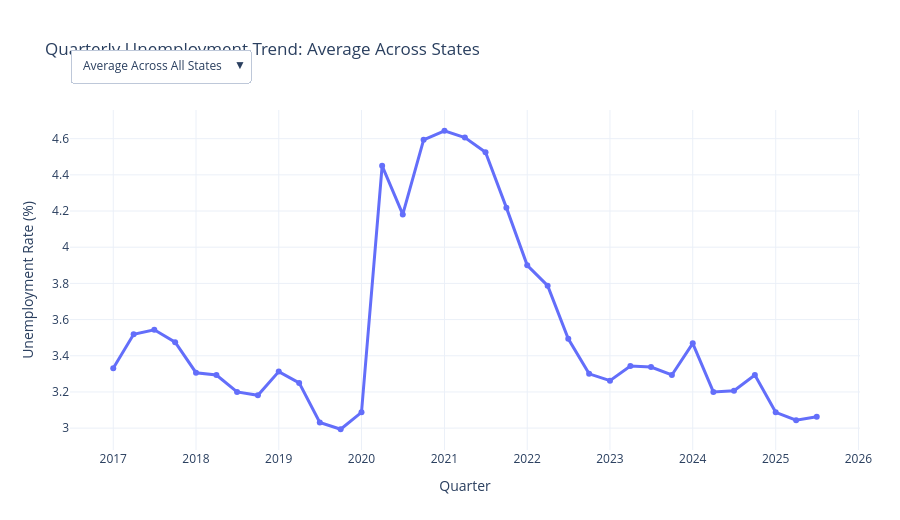

Notebook cell for this chart:
### Code cell
# INTERACTIVE CHART 1:
# Quarterly unemployment trend with a state dropdown

states = sorted(
    dashboard_qtr["state"].dropna().unique()
)

trend_figure = go.Figure()

# First trace: average across all states

trend_figure.add_trace(
    go.Scatter(
        x=quarterly_dashboard_trend["date"],
        y=quarterly_dashboard_trend["average_state_rate"],
        mode="lines+markers",
        name="Average across states",
        line=dict(width=3),
        marker=dict(size=6),
        hovertemplate=(
            "<b>%{x|%Y Q%q}</b><br>"
            "Average unemployment rate: %{y:.2f}%"
            "<extra></extra>"
        ),
        visible=True
    )
)

# Add one trace for every state

for state in states:
    state_data = (
        dashboard_qtr[
            dashboard_qtr["state"] == state
        ]
        .sort_values("date")
    )

    trend_figure.add_trace(
        go.Scatter(
            x=state_data["date"],
            y=state_data["u_rate"],
            mode="lines+markers",
            name=state,
            line=dict(width=3),
            marker=dict(size=6),
            customdata=state_data[
                ["qoq_change_pp", "yoy_change_pp"]
            ].to_numpy(),
            hovertemplate=(
                f"<b>{state}</b><br>"
                "Quarter: %{x|%Y Q%q}<br>"
                "Unemployment rate: %{y:.2f}%<br>"
                "QoQ change: %{customdata[0]:.2f} pp<br>"
                "YoY change: %{customdata[1]:.2f} pp"
                "<extra></extra>"
            ),
            visible=False
        )
    )

# Create dropdown buttons

dropdown_buttons = []

dropdown_buttons.append(
    dict(
        label="Average Across All States",
        method="update",
        args=[
            {
                "visible":
                [True] + [False] * len(states)
            },
            {
                "title":
                "Quarterly Unemployment Trend: Average Across States"
            }
        ]
    )
)

for index, state in enumerate(states):
    visibility = [False] * (len(states) + 1)
    visibility[index + 1] = True

    dropdown_buttons.append(
        dict(
            label=state,
            method="update",
            args=[
                {"visible": visibility},
                {
                    "title":
                    f"Quarterly Unemployment Trend: {state}"
                }
            ]
        )
    )

trend_figure.update_layout(
    title="Quarterly Unemployment Trend: Average Across States",
    xaxis_title="Quarter",
    yaxis_title="Unemployment Rate (%)",
    template="plotly_white",
    height=520,
    margin=dict(
        l=70,
        r=40,
        t=110,
        b=70
    ),
    updatemenus=[
        dict(
            buttons=dropdown_buttons,
            direction="down",
            showactive=True,
            x=0,
            xanchor="left",
            y=1.18,
            yanchor="top"
        )
    ],
    hovermode="x unified"
)

trend_figure.show()

### Figure 1 — Plotly figure (JSON) as saved in the notebook; plotly's stock layout.template omitted (floating-point values rounded to 4 significant figures)
{"data": [{"hovertemplate": "<b>%{x|%Y Q%q}</b><br>Average unemployment rate: %{y:.2f}%<extra></extra>", "line": {"width": 3}, "marker": {"size": 6}, "mode": "lines+markers", "name": "Average across states", "type": "scatter", "visible": true, "x": ["2017-01-01T00:00:00", "2017-04-01T00:00:00", "2017-07-01T00:00:00", "2017-10-01T00:00:00", "2018-01-01T00:00:00", "2018-04-01T00:00:00", "2018-07-01T00:00:00", "2018-10-01T00:00:00", "2019-01-01T00:00:00", "2019-04-01T00:00:00", "2019-07-01T00:00:00", "2019-10-01T00:00:00", "2020-01-01T00:00:00", "2020-04-01T00:00:00", "2020-07-01T00:00:00", "2020-10-01T00:00:00", "2021-01-01T00:00:00", "2021-04-01T00:00:00", "2021-07-01T00:00:00", "2021-10-01T00:00:00", "2022-01-01T00:00:00", "2022-04-01T00:00:00", "2022-07-01T00:00:00", "2022-10-01T00:00:00", "2023-01-01T00:00:00", "2023-04-01T00:00:00", "2023-07-01T00:00:00", "2023-10-01T00:00:00", "2024-01-01T00:00:00", "2024-04-01T00:00:00", "2024-07-01T00:00:00", "2024-10-01T00:00:00", "2025-01-01T00:00:00", "2025-04-01T00:00:00", "2025-07-01T00:00:00"], "y": [3.331, 3.519, 3.544, 3.475, 3.306, 3.294, 3.2, 3.181, 3.312, 3.25, 3.031, 2.994, 3.087, 4.45, 4.181, 4.594, 4.644, 4.606, 4.525, 4.219, 3.9, 3.788, 3.494, 3.3, 3.263, 3.344, 3.337, 3.294, 3.469, 3.2, 3.206, 3.294, 3.087, 3.044, 3.062]}, {"customdata": [[NaN, NaN], [0.5, NaN], [0.5, NaN], [-0.9, NaN], [-0.3, -0.2], [0.2, -0.5], [0.3, -0.7], [-0.6, -0.4], [0.1, 0.0], [-0.1, -0.3], [0.1, -0.5], [-0.1, 0.0], [0.5, 0.4], [1.4, 1.9], [-1.0, 0.8], [0.3, 1.2], [0.0, 0.7], [-0.1, -0.8], [0.2, 0.4], [-0.4, -0.3], [-0.4, -0.7], [-0.3, -0.9], [-0.4, -1.5], [-0.1, -1.2], [0.2, -0.6], [-0.2, -0.5], [0.1, 0.0], [-0.2, -0.1], [-0.1, -0.4], [0.0, -0.2], [0.0, -0.3], [0.2, 0.1], [-0.1, 0.1], [0.1, 0.2], [0.1, 0.3]], "hovertemplate": "<b>Johor</b><br>Quarter: %{x|%Y Q%q}<br>Unemployment rate: %{y:.2f}%<br>QoQ change: %{customdata[0]:.2f} pp<br>YoY change: %{customdata[1]:.2f} pp<extra></extra>", "line": {"width": 3}, "marker": {"size": 6}, "mode": "lines+markers", "name": "Johor", "type": "scatter", "visible": false, "x": ["2017-01-01T00:00:00", "2017-04-01T00:00:00", "2017-07-01T00:00:00", "2017-10-01T00:00:00", "2018-01-01T00:00:00", "2018-04-01T00:00:00", "2018-07-01T00:00:00", "2018-10-01T00:00:00", "2019-01-01T00:00:00", "2019-04-01T00:00:00", "2019-07-01T00:00:00", "2019-10-01T00:00:00", "2020-01-01T00:00:00", "2020-04-01T00:00:00", "2020-07-01T00:00:00", "2020-10-01T00:00:00", "2021-01-01T00:00:00", "2021-04-01T00:00:00", "2021-07-01T00:00:00", "2021-10-01T00:00:00", "2022-01-01T00:00:00", "2022-04-01T00:00:00", "2022-07-01T00:00:00", "2022-10-01T00:00:00", "2023-01-01T00:00:00", "2023-04-01T00:00:00", "2023-07-01T00:00:00", "2023-10-01T00:00:00", "2024-01-01T00:00:00", "2024-04-01T00:00:00", "2024-07-01T00:00:00", "2024-10-01T00:00:00", "2025-01-01T00:00:00", "2025-04-01T00:00:00", "2025-07-01T00:00:00"], "y": [3.0, 3.5, 4.0, 3.1, 2.8, 3.0, 3.3, 2.7, 2.8, 2.7, 2.8, 2.7, 3.2, 4.6, 3.6, 3.9, 3.9, 3.8, 4.0, 3.6, 3.2, 2.9, 2.5, 2.4, 2.6, 2.4, 2.5, 2.3, 2.2, 2.2, 2.2, 2.4, 2.3, 2.4, 2.5]}, {"customdata": [[NaN, NaN], [0.5, NaN], [-0.3, NaN], [0.4, NaN], [-0.1, 0.5], [-0.5, -0.5], [0.6, 0.4], [-0.1, -0.1], [0.0, 0.0], [-0.2, 0.3], [0.4, 0.1], [-0.1, 0.1], [0.6, 0.7], [0.4, 1.3], [0.3, 1.2], [-0.4, 0.9], [-0.4, -0.1], [0.3, -0.2], [-0.1, -0.6], [0.0, -0.2], [-0.4, -0.2], [-0.1, -0.6], [-0.3, -0.8], [0.3, -0.5], [-0.5, -0.6], [-0.2, -0.7], [-0.3, -0.7], [-0.2, -1.2], [0.6, -0.1], [-0.3, -0.2], [0.1, 0.2], [-0.1, 0.3], [0.1, -0.2], [0.0, 0.1], [-0.1, -0.1]], "hovertemplate": "<b>Kedah</b><br>Quarter: %{x|%Y Q%q}<br>Unemployment rate: %{y:.2f}%<br>QoQ change: %{customdata[0]:.2f} pp<br>YoY change: %{customdata[1]:.2f} pp<extra></extra>", "line": {"width": 3}, "marker": {"size": 6}, "mode": "lines+markers", "name": "Kedah", "type": "scatter", "visible": false, "x": ["2017-01-01T00:00:00", "2017-04-01T00:00:00", "2017-07-01T00:00:00", "2017-10-01T00:00:00", "2018-01-01T00:00:00", "2018-04-01T00:00:00", "2018-07-01T00:00:00", "2018-10-01T00:00:00", "2019-01-01T00:00:00", "2019-04-01T00:00:00", "2019-07-01T00:00:00", "2019-10-01T00:00:00", "2020-01-01T00:00:00", "2020-04-01T00:00:00", "2020-07-01T00:00:00", "2020-10-01T00:00:00", "2021-01-01T00:00:00", "2021-04-01T00:00:00", "2021-07-01T00:00:00", "2021-10-01T00:00:00", "2022-01-01T00:00:00", "2022-04-01T00:00:00", "2022-07-01T00:00:00", "2022-10-01T00:00:00", "2023-01-01T00:00:00", "2023-04-01T00:00:00", "2023-07-01T00:00:00", "2023-10-01T00:00:00", "2024-01-01T00:00:00", "2024-04-01T00:00:00", "2024-07-01T00:00:00", "2024-10-01T00:00:00", "2025-01-01T00:00:00", "2025-04-01T00:00:00", "2025-07-01T00:00:00"], "y": [2.5, 3.0, 2.7, 3.1, 3.0, 2.5, 3.1, 3.0, 3.0, 2.8, 3.2, 3.1, 3.7, 4.1, 4.4, 4.0, 3.6, 3.9, 3.8, 3.8, 3.4, 3.3, 3.0, 3.3, 2.8, 2.6, 2.3, 2.1, 2.7, 2.4, 2.5, 2.4, 2.5, 2.5, 2.4]}, {"customdata": [[NaN, NaN], [-0.4, NaN], [0.5, NaN], [0.7, NaN], [-0.2, 0.6], [0.8, 1.8], [-0.4, 0.9], [0.3, 0.5], [-0.3, 0.4], [0.5, 0.1], [0.2, 0.7], [0.0, 0.4], [-0.9, -0.2], [0.0, -0.7], [0.4, -0.5], [-0.5, -1.0], [0.3, 0.2], [0.4, 0.6], [0.3, 0.5], [-0.4, 0.6], [-0.8, -0.5], [-0.1, -1.0], [-0.2, -1.5], [0.5, -0.6], [-0.2, 0.0], [0.0, 0.1], [0.2, 0.5], [-0.1, -0.1], [0.0, 0.1], [-0.3, -0.2], [0.1, -0.3], [0.5, 0.3], [-0.1, 0.2], [0.2, 0.7], [0.2, 0.8]], "hovertemplate": "<b>Kelantan</b><br>Quarter: %{x|%Y Q%q}<br>Unemployment rate: %{y:.2f}%<br>QoQ change: %{customdata[0]:.2f} pp<br>YoY change: %{customdata[1]:.2f} pp<extra></extra>", "line": {"width": 3}, "marker": {"size": 6}, "mode": "lines+markers", "name": "Kelantan", "type": "scatter", "visible": false, "x": ["2017-01-01T00:00:00", "2017-04-01T00:00:00", "2017-07-01T00:00:00", "2017-10-01T00:00:00", "2018-01-01T00:00:00", "2018-04-01T00:00:00", "2018-07-01T00:00:00", "2018-10-01T00:00:00", "2019-01-01T00:00:00", "2019-04-01T00:00:00", "2019-07-01T00:00:00", "2019-10-01T00:00:00", "2020-01-01T00:00:00", "2020-04-01T00:00:00", "2020-07-01T00:00:00", "2020-10-01T00:00:00", "2021-01-01T00:00:00", "2021-04-01T00:00:00", "2021-07-01T00:00:00", "2021-10-01T00:00:00", "2022-01-01T00:00:00", "2022-04-01T00:00:00", "2022-07-01T00:00:00", "2022-10-01T00:00:00", "2023-01-01T00:00:00", "2023-04-01T00:00:00", "2023-07-01T00:00:00", "2023-10-01T00:00:00", "2024-01-01T00:00:00", "2024-04-01T00:00:00", "2024-07-01T00:00:00", "2024-10-01T00:00:00", "2025-01-01T00:00:00", "2025-04-01T00:00:00", "2025-07-01T00:00:00"], "y": [3.4, 3.0, 3.5, 4.2, 4.0, 4.8, 4.4, 4.7, 4.4, 4.9, 5.1, 5.1, 4.2, 4.2, 4.6, 4.1, 4.4, 4.8, 5.1, 4.7, 3.9, 3.8, 3.6, 4.1, 3.9, 3.9, 4.1, 4.0, 4.0, 3.7, 3.8, 4.3, 4.2, 4.4, 4.6]}, {"customdata": [[NaN, NaN], [-0.6, NaN], [-0.2, NaN], [0.6, NaN], [-0.3, -0.5], [0.3, 0.4], [0.3, 0.9], [0.2, 0.5], [0.0, 0.8], [-0.4, 0.1], [0.3, 0.1], [0.0, -0.1], [-0.4, -0.5], [1.0, 0.9], [0.3, 0.9], [1.2, 2.1], [-0.1, 2.4], [0.0, 1.4], [-0.6, 0.5], [0.1, -0.6], [-0.1, -0.6], [0.2, -0.4], [-0.6, -0.4], [0.1, -0.4], [0.2, -0.1], [-0.2, -0.5], [0.1, 0.2], [-0.2, -0.1], [-0.6, -0.9], [-0.2, -0.9], [0.0, -1.0], [0.4, -0.4], [-0.3, -0.1], [0.3, 0.4], [0.2, 0.6]], "hovertemplate": "<b>Melaka</b><br>Quarter: %{x|%Y Q%q}<br>Unemployment rate: %{y:.2f}%<br>QoQ change: %{customdata[0]:.2f} pp<br>YoY change: %{customdata[1]:.2f} pp<extra></extra>", "line": {"width": 3}, "marker": {"size": 6}, "mode": "lines+markers", "name": "Melaka", "type": "scatter", "visible": false, "x": ["2017-01-01T00:00:00", "2017-04-01T00:00:00", "2017-07-01T00:00:00", "2017-10-01T00:00:00", "2018-01-01T00:00:00", "2018-04-01T00:00:00", "2018-07-01T00:00:00", "2018-10-01T00:00:00", "2019-01-01T00:00:00", "2019-04-01T00:00:00", "2019-07-01T00:00:00", "2019-10-01T00:00:00", "2020-01-01T00:00:00", "2020-04-01T00:00:00", "2020-07-01T00:00:00", "2020-10-01T00:00:00", "2021-01-01T00:00:00", "2021-04-01T00:00:00", "2021-07-01T00:00:00", "2021-10-01T00:00:00", "2022-01-01T00:00:00", "2022-04-01T00:00:00", "2022-07-01T00:00:00", "2022-10-01T00:00:00", "2023-01-01T00:00:00", "2023-04-01T00:00:00", "2023-07-01T00:00:00", "2023-10-01T00:00:00", "2024-01-01T00:00:00", "2024-04-01T00:00:00", "2024-07-01T00:00:00", "2024-10-01T00:00:00", "2025-01-01T00:00:00", "2025-04-01T00:00:00", "2025-07-01T00:00:00"], "y": [1.4, 0.8, 0.6, 1.2, 0.9, 1.2, 1.5, 1.7, 1.7, 1.3, 1.6, 1.6, 1.2, 2.2, 2.5, 3.7, 3.6, 3.6, 3.0, 3.1, 3.0, 3.2, 2.6, 2.7, 2.9, 2.7, 2.8, 2.6, 2.0, 1.8, 1.8, 2.2, 1.9, 2.2, 2.4]}, {"customdata": [[NaN, NaN], [-1.1, NaN], [0.3, NaN], [0.4, NaN], [0.2, -0.2], [0.3, 1.2], [-0.1, 0.8], [-0.5, -0.1], [0.1, -0.2], [-0.5, -1.0], [-0.4, -1.3], [0.5, -0.3], [0.7, 0.3], [0.3, 1.1], [0.1, 1.6], [0.5, 1.6], [-0.5, 0.4], [-0.2, -0.1], [0.2, 0.0], [-0.6, -1.1], [0.2, -0.4], [0.0, -0.2], [-0.3, -0.7], [-0.4, -0.5], [-0.1, -0.8], [-0.2, -1.0], [0.1, -0.6], [0.0, -0.2], [0.4, 0.3], [0.0, 0.5], [0.2, 0.6], [-0.1, 0.5], [-0.1, 0.0], [0.1, 0.1], [0.1, 0.0]], "hovertemplate": "<b>Negeri Sembilan</b><br>Quarter: %{x|%Y Q%q}<br>Unemployment rate: %{y:.2f}%<br>QoQ change: %{customdata[0]:.2f} pp<br>YoY change: %{customdata[1]:.2f} pp<extra></extra>", "line": {"width": 3}, "marker": {"size": 6}, "mode": "lines+markers", "name": "Negeri Sembilan", "type": "scatter", "visible": false, "x": ["2017-01-01T00:00:00", "2017-04-01T00:00:00", "2017-07-01T00:00:00", "2017-10-01T00:00:00", "2018-01-01T00:00:00", "2018-04-01T00:00:00", "2018-07-01T00:00:00", "2018-10-01T00:00:00", "2019-01-01T00:00:00", "2019-04-01T00:00:00", "2019-07-01T00:00:00", "2019-10-01T00:00:00", "2020-01-01T00:00:00", "2020-04-01T00:00:00", "2020-07-01T00:00:00", "2020-10-01T00:00:00", "2021-01-01T00:00:00", "2021-04-01T00:00:00", "2021-07-01T00:00:00", "2021-10-01T00:00:00", "2022-01-01T00:00:00", "2022-04-01T00:00:00", "2022-07-01T00:00:00", "2022-10-01T00:00:00", "2023-01-01T00:00:00", "2023-04-01T00:00:00", "2023-07-01T00:00:00", "2023-10-01T00:00:00", "2024-01-01T00:00:00", "2024-04-01T00:00:00", "2024-07-01T00:00:00", "2024-10-01T00:00:00", "2025-01-01T00:00:00", "2025-04-01T00:00:00", "2025-07-01T00:00:00"], "y": [3.4, 2.3, 2.6, 3.0, 3.2, 3.5, 3.4, 2.9, 3.0, 2.5, 2.1, 2.6, 3.3, 3.6, 3.7, 4.2, 3.7, 3.5, 3.7, 3.1, 3.3, 3.3, 3.0, 2.6, 2.5, 2.3, 2.4, 2.4, 2.8, 2.8, 3.0, 2.9, 2.8, 2.9, 3.0]}, {"customdata": [[NaN, NaN], [0.4, NaN], [0.4, NaN], [-0.7, NaN], [0.0, 0.1], [-0.4, -0.7], [-0.2, -1.3], [1.0, 0.4], [-0.1, 0.3], [0.5, 1.2], [-1.0, 0.4], [-0.3, -0.9], [0.8, 0.0], [0.1, -0.4], [-0.3, 0.3], [0.5, 1.1], [0.3, 0.6], [0.0, 0.5], [0.2, 1.0], [-0.5, 0.0], [-0.9, -1.2], [0.3, -0.9], [0.2, -0.9], [-0.2, -0.6], [-0.1, 0.2], [0.2, 0.1], [-0.1, -0.2], [-0.2, -0.2], [-0.3, -0.4], [-0.1, -0.7], [0.1, -0.5], [0.0, -0.3], [-0.3, -0.3], [-0.1, -0.3], [-0.1, -0.5]], "hovertemplate": "<b>Pahang</b><br>Quarter: %{x|%Y Q%q}<br>Unemployment rate: %{y:.2f}%<br>QoQ change: %{customdata[0]:.2f} pp<br>YoY change: %{customdata[1]:.2f} pp<extra></extra>", "line": {"width": 3}, "marker": {"size": 6}, "mode": "lines+markers", "name": "Pahang", "type": "scatter", "visible": false, "x": ["2017-01-01T00:00:00", "2017-04-01T00:00:00", "2017-07-01T00:00:00", "2017-10-01T00:00:00", "2018-01-01T00:00:00", "2018-04-01T00:00:00", "2018-07-01T00:00:00", "2018-10-01T00:00:00", "2019-01-01T00:00:00", "2019-04-01T00:00:00", "2019-07-01T00:00:00", "2019-10-01T00:00:00", "2020-01-01T00:00:00", "2020-04-01T00:00:00", "2020-07-01T00:00:00", "2020-10-01T00:00:00", "2021-01-01T00:00:00", "2021-04-01T00:00:00", "2021-07-01T00:00:00", "2021-10-01T00:00:00", "2022-01-01T00:00:00", "2022-04-01T00:00:00", "2022-07-01T00:00:00", "2022-10-01T00:00:00", "2023-01-01T00:00:00", "2023-04-01T00:00:00", "2023-07-01T00:00:00", "2023-10-01T00:00:00", "2024-01-01T00:00:00", "2024-04-01T00:00:00", "2024-07-01T00:00:00", "2024-10-01T00:00:00", "2025-01-01T00:00:00", "2025-04-01T00:00:00", "2025-07-01T00:00:00"], "y": [2.6, 3.0, 3.4, 2.7, 2.7, 2.3, 2.1, 3.1, 3.0, 3.5, 2.5, 2.2, 3.0, 3.1, 2.8, 3.3, 3.6, 3.6, 3.8, 3.3, 2.4, 2.7, 2.9, 2.7, 2.6, 2.8, 2.7, 2.5, 2.2, 2.1, 2.2, 2.2, 1.9, 1.8, 1.7]}, {"customdata": [[NaN, NaN], [-0.2, NaN], [-1.1, NaN], [1.2, NaN], [0.2, 0.1], [-0.9, -0.6], [-1.0, -0.5], [0.3, -1.4], [1.3, -0.3], [0.6, 1.2], [-0.7, 1.5], [0.6, 1.8], [-0.4, 0.1], [1.2, 0.7], [-0.6, 0.8], [0.1, 0.3], [-0.3, 0.4], [-0.2, -1.0], [0.4, 0.0], [-0.5, -0.6], [-0.5, -0.8], [-0.2, -0.8], [-0.5, -1.7], [-0.3, -1.5], [0.4, -0.6], [0.0, -0.4], [0.1, 0.2], [0.0, 0.5], [0.2, 0.3], [-0.3, 0.0], [0.0, -0.1], [0.2, 0.1], [-0.2, -0.3], [0.2, 0.2], [0.3, 0.5]], "hovertemplate": "<b>Perak</b><br>Quarter: %{x|%Y Q%q}<br>Unemployment rate: %{y:.2f}%<br>QoQ change: %{customdata[0]:.2f} pp<br>YoY change: %{customdata[1]:.2f} pp<extra></extra>", "line": {"width": 3}, "marker": {"size": 6}, "mode": "lines+markers", "name": "Perak", "type": "scatter", "visible": false, "x": ["2017-01-01T00:00:00", "2017-04-01T00:00:00", "2017-07-01T00:00:00", "2017-10-01T00:00:00", "2018-01-01T00:00:00", "2018-04-01T00:00:00", "2018-07-01T00:00:00", "2018-10-01T00:00:00", "2019-01-01T00:00:00", "2019-04-01T00:00:00", "2019-07-01T00:00:00", "2019-10-01T00:00:00", "2020-01-01T00:00:00", "2020-04-01T00:00:00", "2020-07-01T00:00:00", "2020-10-01T00:00:00", "2021-01-01T00:00:00", "2021-04-01T00:00:00", "2021-07-01T00:00:00", "2021-10-01T00:00:00", "2022-01-01T00:00:00", "2022-04-01T00:00:00", "2022-07-01T00:00:00", "2022-10-01T00:00:00", "2023-01-01T00:00:00", "2023-04-01T00:00:00", "2023-07-01T00:00:00", "2023-10-01T00:00:00", "2024-01-01T00:00:00", "2024-04-01T00:00:00", "2024-07-01T00:00:00", "2024-10-01T00:00:00", "2025-01-01T00:00:00", "2025-04-01T00:00:00", "2025-07-01T00:00:00"], "y": [4.3, 4.1, 3.0, 4.2, 4.4, 3.5, 2.5, 2.8, 4.1, 4.7, 4.0, 4.6, 4.2, 5.4, 4.8, 4.9, 4.6, 4.4, 4.8, 4.3, 3.8, 3.6, 3.1, 2.8, 3.2, 3.2, 3.3, 3.3, 3.5, 3.2, 3.2, 3.4, 3.2, 3.4, 3.7]}, {"customdata": [[NaN, NaN], [1.2, NaN], [0.3, NaN], [-1.0, NaN], [-0.7, -0.2], [1.1, -0.3], [0.9, 0.3], [0.2, 1.5], [0.4, 2.6], [-1.2, 0.3], [-0.1, -0.7], [-1.7, -2.6], [1.6, -1.4], [0.6, 0.4], [0.5, 1.0], [0.4, 3.1], [0.2, 1.7], [0.0, 1.1], [-0.4, 0.2], [-0.7, -0.9], [-0.8, -1.9], [-0.1, -2.0], [-0.8, -2.4], [-0.3, -2.0], [-0.1, -1.3], [0.1, -1.1], [0.2, -0.1], [-0.4, -0.2], [2.7, 2.6], [-0.9, 1.6], [0.0, 1.4], [-0.1, 1.7], [-0.4, -1.4], [0.0, -0.5], [-0.1, -0.6]], "hovertemplate": "<b>Perlis</b><br>Quarter: %{x|%Y Q%q}<br>Unemployment rate: %{y:.2f}%<br>QoQ change: %{customdata[0]:.2f} pp<br>YoY change: %{customdata[1]:.2f} pp<extra></extra>", "line": {"width": 3}, "marker": {"size": 6}, "mode": "lines+markers", "name": "Perlis", "type": "scatter", "visible": false, "x": ["2017-01-01T00:00:00", "2017-04-01T00:00:00", "2017-07-01T00:00:00", "2017-10-01T00:00:00", "2018-01-01T00:00:00", "2018-04-01T00:00:00", "2018-07-01T00:00:00", "2018-10-01T00:00:00", "2019-01-01T00:00:00", "2019-04-01T00:00:00", "2019-07-01T00:00:00", "2019-10-01T00:00:00", "2020-01-01T00:00:00", "2020-04-01T00:00:00", "2020-07-01T00:00:00", "2020-10-01T00:00:00", "2021-01-01T00:00:00", "2021-04-01T00:00:00", "2021-07-01T00:00:00", "2021-10-01T00:00:00", "2022-01-01T00:00:00", "2022-04-01T00:00:00", "2022-07-01T00:00:00", "2022-10-01T00:00:00", "2023-01-01T00:00:00", "2023-04-01T00:00:00", "2023-07-01T00:00:00", "2023-10-01T00:00:00", "2024-01-01T00:00:00", "2024-04-01T00:00:00", "2024-07-01T00:00:00", "2024-10-01T00:00:00", "2025-01-01T00:00:00", "2025-04-01T00:00:00", "2025-07-01T00:00:00"], "y": [2.6, 3.8, 4.1, 3.1, 2.4, 3.5, 4.4, 4.6, 5.0, 3.8, 3.7, 2.0, 3.6, 4.2, 4.7, 5.1, 5.3, 5.3, 4.9, 4.2, 3.4, 3.3, 2.5, 2.2, 2.1, 2.2, 2.4, 2.0, 4.7, 3.8, 3.8, 3.7, 3.3, 3.3, 3.2]}, {"customdata": [[NaN, NaN], [0.3, NaN], [0.4, NaN], [0.0, NaN], [-0.4, 0.3], [0.3, 0.3], [0.1, 0.0], [0.1, 0.1], [-0.5, 0.0], [0.0, -0.3], [0.0, -0.4], [0.3, -0.2], [-0.1, 0.2], [2.2, 2.4], [-0.3, 2.1], [-0.3, 1.5], [-0.2, 1.4], [0.4, -0.4], [-0.2, -0.3], [-0.5, -0.5], [0.1, -0.2], [-0.4, -1.0], [-0.3, -1.1], [-0.3, -0.9], [0.0, -1.0], [-0.2, -0.8], [0.0, -0.5], [-0.1, -0.3], [0.1, -0.2], [-0.2, -0.2], [0.4, 0.2], [0.3, 0.6], [-0.1, 0.4], [0.0, 0.6], [0.2, 0.4]], "hovertemplate": "<b>Pulau Pinang</b><br>Quarter: %{x|%Y Q%q}<br>Unemployment rate: %{y:.2f}%<br>QoQ change: %{customdata[0]:.2f} pp<br>YoY change: %{customdata[1]:.2f} pp<extra></extra>", "line": {"width": 3}, "marker": {"size": 6}, "mode": "lines+markers", "name": "Pulau Pinang", "type": "scatter", "visible": false, "x": ["2017-01-01T00:00:00", "2017-04-01T00:00:00", "2017-07-01T00:00:00", "2017-10-01T00:00:00", "2018-01-01T00:00:00", "2018-04-01T00:00:00", "2018-07-01T00:00:00", "2018-10-01T00:00:00", "2019-01-01T00:00:00", "2019-04-01T00:00:00", "2019-07-01T00:00:00", "2019-10-01T00:00:00", "2020-01-01T00:00:00", "2020-04-01T00:00:00", "2020-07-01T00:00:00", "2020-10-01T00:00:00", "2021-01-01T00:00:00", "2021-04-01T00:00:00", "2021-07-01T00:00:00", "2021-10-01T00:00:00", "2022-01-01T00:00:00", "2022-04-01T00:00:00", "2022-07-01T00:00:00", "2022-10-01T00:00:00", "2023-01-01T00:00:00", "2023-04-01T00:00:00", "2023-07-01T00:00:00", "2023-10-01T00:00:00", "2024-01-01T00:00:00", "2024-04-01T00:00:00", "2024-07-01T00:00:00", "2024-10-01T00:00:00", "2025-01-01T00:00:00", "2025-04-01T00:00:00", "2025-07-01T00:00:00"], "y": [1.6, 1.9, 2.3, 2.3, 1.9, 2.2, 2.3, 2.4, 1.9, 1.9, 1.9, 2.2, 2.1, 4.3, 4.0, 3.7, 3.5, 3.9, 3.7, 3.2, 3.3, 2.9, 2.6, 2.3, 2.3, 2.1, 2.1, 2.0, 2.1, 1.9, 2.3, 2.6, 2.5, 2.5, 2.7]}, {"customdata": [[NaN, NaN], [0.4, NaN], [0.4, NaN], [-0.2, NaN], [0.5, 1.1], [-1.3, -0.6], [1.3, 0.3], [-1.3, -0.8], [0.0, -1.3], [0.8, 0.8], [0.6, 0.1], [-1.3, 0.1], [1.3, 1.4], [2.4, 3.0], [-0.5, 1.9], [-0.2, 3.0], [0.5, 2.2], [-0.2, -0.4], [0.3, 0.4], [0.0, 0.6], [0.1, 0.2], [-0.5, -0.1], [-0.4, -0.8], [-0.1, -0.9], [-0.4, -1.4], [-0.2, -1.1], [0.0, -0.7], [-0.1, -0.7], [0.5, 0.2], [-0.4, 0.0], [0.1, 0.1], [-0.4, -0.2], [-0.5, -1.2], [-0.5, -1.3], [-0.5, -1.9]], "hovertemplate": "<b>Sabah</b><br>Quarter: %{x|%Y Q%q}<br>Unemployment rate: %{y:.2f}%<br>QoQ change: %{customdata[0]:.2f} pp<br>YoY change: %{customdata[1]:.2f} pp<extra></extra>", "line": {"width": 3}, "marker": {"size": 6}, "mode": "lines+markers", "name": "Sabah", "type": "scatter", "visible": false, "x": ["2017-01-01T00:00:00", "2017-04-01T00:00:00", "2017-07-01T00:00:00", "2017-10-01T00:00:00", "2018-01-01T00:00:00", "2018-04-01T00:00:00", "2018-07-01T00:00:00", "2018-10-01T00:00:00", "2019-01-01T00:00:00", "2019-04-01T00:00:00", "2019-07-01T00:00:00", "2019-10-01T00:00:00", "2020-01-01T00:00:00", "2020-04-01T00:00:00", "2020-07-01T00:00:00", "2020-10-01T00:00:00", "2021-01-01T00:00:00", "2021-04-01T00:00:00", "2021-07-01T00:00:00", "2021-10-01T00:00:00", "2022-01-01T00:00:00", "2022-04-01T00:00:00", "2022-07-01T00:00:00", "2022-10-01T00:00:00", "2023-01-01T00:00:00", "2023-04-01T00:00:00", "2023-07-01T00:00:00", "2023-10-01T00:00:00", "2024-01-01T00:00:00", "2024-04-01T00:00:00", "2024-07-01T00:00:00", "2024-10-01T00:00:00", "2025-01-01T00:00:00", "2025-04-01T00:00:00", "2025-07-01T00:00:00"], "y": [5.5, 5.9, 6.3, 6.1, 6.6, 5.3, 6.6, 5.3, 5.3, 6.1, 6.7, 5.4, 6.7, 9.1, 8.6, 8.4, 8.9, 8.7, 9.0, 9.0, 9.1, 8.6, 8.2, 8.1, 7.7, 7.5, 7.5, 7.4, 7.9, 7.5, 7.6, 7.2, 6.7, 6.2, 5.7]}, {"customdata": [[NaN, NaN], [0.2, NaN], [-0.4, NaN], [-0.4, NaN], [0.7, 0.1], [0.1, 0.0], [-0.5, -0.1], [0.2, 0.5], [0.2, 0.0], [-0.7, -0.8], [0.8, 0.5], [0.2, 0.5], [-0.3, 0.0], [2.4, 3.1], [-1.8, 0.5], [0.6, 0.9], [0.2, 1.4], [-0.3, -1.3], [0.2, 0.7], [-0.6, -0.5], [-0.8, -1.5], [0.1, -1.1], [-0.3, -1.6], [0.1, -0.9], [0.3, 0.2], [0.2, 0.3], [-0.2, 0.4], [0.0, 0.3], [0.1, 0.1], [-0.3, -0.4], [-0.2, -0.4], [0.4, 0.0], [0.1, 0.0], [-0.2, 0.1], [-0.2, 0.1]], "hovertemplate": "<b>Sarawak</b><br>Quarter: %{x|%Y Q%q}<br>Unemployment rate: %{y:.2f}%<br>QoQ change: %{customdata[0]:.2f} pp<br>YoY change: %{customdata[1]:.2f} pp<extra></extra>", "line": {"width": 3}, "marker": {"size": 6}, "mode": "lines+markers", "name": "Sarawak", "type": "scatter", "visible": false, "x": ["2017-01-01T00:00:00", "2017-04-01T00:00:00", "2017-07-01T00:00:00", "2017-10-01T00:00:00", "2018-01-01T00:00:00", "2018-04-01T00:00:00", "2018-07-01T00:00:00", "2018-10-01T00:00:00", "2019-01-01T00:00:00", "2019-04-01T00:00:00", "2019-07-01T00:00:00", "2019-10-01T00:00:00", "2020-01-01T00:00:00", "2020-04-01T00:00:00", "2020-07-01T00:00:00", "2020-10-01T00:00:00", "2021-01-01T00:00:00", "2021-04-01T00:00:00", "2021-07-01T00:00:00", "2021-10-01T00:00:00", "2022-01-01T00:00:00", "2022-04-01T00:00:00", "2022-07-01T00:00:00", "2022-10-01T00:00:00", "2023-01-01T00:00:00", "2023-04-01T00:00:00", "2023-07-01T00:00:00", "2023-10-01T00:00:00", "2024-01-01T00:00:00", "2024-04-01T00:00:00", "2024-07-01T00:00:00", "2024-10-01T00:00:00", "2025-01-01T00:00:00", "2025-04-01T00:00:00", "2025-07-01T00:00:00"], "y": [3.2, 3.4, 3.0, 2.6, 3.3, 3.4, 2.9, 3.1, 3.3, 2.6, 3.4, 3.6, 3.3, 5.7, 3.9, 4.5, 4.7, 4.4, 4.6, 4.0, 3.2, 3.3, 3.0, 3.1, 3.4, 3.6, 3.4, 3.4, 3.5, 3.2, 3.0, 3.4, 3.5, 3.3, 3.1]}, {"customdata": [[NaN, NaN], [-0.8, NaN], [0.1, NaN], [-0.1, NaN], [-0.3, -1.1], [0.7, 0.4], [-0.1, 0.2], [0.3, 0.6], [-0.3, 0.6], [-0.4, -0.5], [-0.4, -0.8], [0.3, -0.8], [-0.1, -0.6], [2.3, 2.1], [0.2, 2.7], [-0.3, 2.1], [0.0, 2.2], [-0.1, -0.2], [-0.8, -1.2], [-0.7, -1.6], [0.3, -1.3], [-0.3, -1.5], [0.3, -0.4], [-0.3, 0.0], [-0.3, -0.6], [-0.1, -0.4], [-0.2, -0.9], [0.0, -0.6], [0.0, -0.3], [0.4, 0.2], [-0.2, 0.2], [-0.5, -0.3], [0.2, -0.1], [-0.3, -0.8], [-0.1, -0.7]], "hovertemplate": "<b>Selangor</b><br>Quarter: %{x|%Y Q%q}<br>Unemployment rate: %{y:.2f}%<br>QoQ change: %{customdata[0]:.2f} pp<br>YoY change: %{customdata[1]:.2f} pp<extra></extra>", "line": {"width": 3}, "marker": {"size": 6}, "mode": "lines+markers", "name": "Selangor", "type": "scatter", "visible": false, "x": ["2017-01-01T00:00:00", "2017-04-01T00:00:00", "2017-07-01T00:00:00", "2017-10-01T00:00:00", "2018-01-01T00:00:00", "2018-04-01T00:00:00", "2018-07-01T00:00:00", "2018-10-01T00:00:00", "2019-01-01T00:00:00", "2019-04-01T00:00:00", "2019-07-01T00:00:00", "2019-10-01T00:00:00", "2020-01-01T00:00:00", "2020-04-01T00:00:00", "2020-07-01T00:00:00", "2020-10-01T00:00:00", "2021-01-01T00:00:00", "2021-04-01T00:00:00", "2021-07-01T00:00:00", "2021-10-01T00:00:00", "2022-01-01T00:00:00", "2022-04-01T00:00:00", "2022-07-01T00:00:00", "2022-10-01T00:00:00", "2023-01-01T00:00:00", "2023-04-01T00:00:00", "2023-07-01T00:00:00", "2023-10-01T00:00:00", "2024-01-01T00:00:00", "2024-04-01T00:00:00", "2024-07-01T00:00:00", "2024-10-01T00:00:00", "2025-01-01T00:00:00", "2025-04-01T00:00:00", "2025-07-01T00:00:00"], "y": [3.4, 2.6, 2.7, 2.6, 2.3, 3.0, 2.9, 3.2, 2.9, 2.5, 2.1, 2.4, 2.3, 4.6, 4.8, 4.5, 4.5, 4.4, 3.6, 2.9, 3.2, 2.9, 3.2, 2.9, 2.6, 2.5, 2.3, 2.3, 2.3, 2.7, 2.5, 2.0, 2.2, 1.9, 1.8]}, {"customdata": [[NaN, NaN], [1.0, NaN], [0.1, NaN], [-0.1, NaN], [-0.4, 0.6], [0.8, 0.4], [-0.7, -0.4], [-0.8, -1.1], [-0.1, -0.8], [0.0, -1.6], [-0.8, -1.7], [0.1, -0.8], [0.0, -0.7], [0.5, -0.2], [0.1, 0.7], [0.1, 0.7], [-0.3, 0.4], [0.5, 0.4], [0.2, 0.5], [-0.3, 0.1], [0.4, 0.8], [-0.1, 0.2], [-0.1, -0.1], [0.0, 0.2], [-0.1, -0.3], [0.3, 0.1], [-0.1, 0.1], [0.2, 0.3], [-0.8, -0.4], [-0.4, -1.1], [-0.4, -1.4], [0.4, -1.2], [-0.5, -0.9], [-0.1, -0.6], [0.1, -0.1]], "hovertemplate": "<b>Terengganu</b><br>Quarter: %{x|%Y Q%q}<br>Unemployment rate: %{y:.2f}%<br>QoQ change: %{customdata[0]:.2f} pp<br>YoY change: %{customdata[1]:.2f} pp<extra></extra>", "line": {"width": 3}, "marker": {"size": 6}, "mode": "lines+markers", "name": "Terengganu", "type": "scatter", "visible": false, "x": ["2017-01-01T00:00:00", "2017-04-01T00:00:00", "2017-07-01T00:00:00", "2017-10-01T00:00:00", "2018-01-01T00:00:00", "2018-04-01T00:00:00", "2018-07-01T00:00:00", "2018-10-01T00:00:00", "2019-01-01T00:00:00", "2019-04-01T00:00:00", "2019-07-01T00:00:00", "2019-10-01T00:00:00", "2020-01-01T00:00:00", "2020-04-01T00:00:00", "2020-07-01T00:00:00", "2020-10-01T00:00:00", "2021-01-01T00:00:00", "2021-04-01T00:00:00", "2021-07-01T00:00:00", "2021-10-01T00:00:00", "2022-01-01T00:00:00", "2022-04-01T00:00:00", "2022-07-01T00:00:00", "2022-10-01T00:00:00", "2023-01-01T00:00:00", "2023-04-01T00:00:00", "2023-07-01T00:00:00", "2023-10-01T00:00:00", "2024-01-01T00:00:00", "2024-04-01T00:00:00", "2024-07-01T00:00:00", "2024-10-01T00:00:00", "2025-01-01T00:00:00", "2025-04-01T00:00:00", "2025-07-01T00:00:00"], "y": [4.2, 5.2, 5.3, 5.2, 4.8, 5.6, 4.9, 4.1, 4.0, 4.0, 3.2, 3.3, 3.3, 3.8, 3.9, 4.0, 3.7, 4.2, 4.4, 4.1, 4.5, 4.4, 4.3, 4.3, 4.2, 4.5, 4.4, 4.6, 3.8, 3.4, 3.0, 3.4, 2.9, 2.8, 2.9]}, {"customdata": [[NaN, NaN], [0.2, NaN], [-1.0, NaN], [0.1, NaN], [0.1, -0.6], [-0.6, -1.4], [0.0, -0.4], [0.2, -0.3], [-0.1, -0.5], [0.9, 1.0], [-0.7, 0.3], [0.0, 0.1], [0.1, 0.3], [1.2, 0.6], [-0.1, 1.2], [1.2, 2.4], [0.0, 2.3], [-0.2, 0.9], [0.1, 1.1], [0.2, 0.1], [-0.2, -0.1], [-0.5, -0.4], [-0.8, -1.3], [-0.3, -1.8], [0.0, -1.6], [0.2, -0.9], [0.0, -0.1], [-0.1, 0.1], [-0.2, -0.1], [-0.2, -0.5], [-0.3, -0.8], [0.4, -0.3], [-0.3, -0.4], [0.3, 0.1], [0.2, 0.6]], "hovertemplate": "<b>W.P. Kuala Lumpur</b><br>Quarter: %{x|%Y Q%q}<br>Unemployment rate: %{y:.2f}%<br>QoQ change: %{customdata[0]:.2f} pp<br>YoY change: %{customdata[1]:.2f} pp<extra></extra>", "line": {"width": 3}, "marker": {"size": 6}, "mode": "lines+markers", "name": "W.P. Kuala Lumpur", "type": "scatter", "visible": false, "x": ["2017-01-01T00:00:00", "2017-04-01T00:00:00", "2017-07-01T00:00:00", "2017-10-01T00:00:00", "2018-01-01T00:00:00", "2018-04-01T00:00:00", "2018-07-01T00:00:00", "2018-10-01T00:00:00", "2019-01-01T00:00:00", "2019-04-01T00:00:00", "2019-07-01T00:00:00", "2019-10-01T00:00:00", "2020-01-01T00:00:00", "2020-04-01T00:00:00", "2020-07-01T00:00:00", "2020-10-01T00:00:00", "2021-01-01T00:00:00", "2021-04-01T00:00:00", "2021-07-01T00:00:00", "2021-10-01T00:00:00", "2022-01-01T00:00:00", "2022-04-01T00:00:00", "2022-07-01T00:00:00", "2022-10-01T00:00:00", "2023-01-01T00:00:00", "2023-04-01T00:00:00", "2023-07-01T00:00:00", "2023-10-01T00:00:00", "2024-01-01T00:00:00", "2024-04-01T00:00:00", "2024-07-01T00:00:00", "2024-10-01T00:00:00", "2025-01-01T00:00:00", "2025-04-01T00:00:00", "2025-07-01T00:00:00"], "y": [3.4, 3.6, 2.6, 2.7, 2.8, 2.2, 2.2, 2.4, 2.3, 3.2, 2.5, 2.5, 2.6, 3.8, 3.7, 4.9, 4.9, 4.7, 4.8, 5.0, 4.8, 4.3, 3.5, 3.2, 3.2, 3.4, 3.4, 3.3, 3.1, 2.9, 2.6, 3.0, 2.7, 3.0, 3.2]}, {"customdata": [[NaN, NaN], [1.9, NaN], [-0.7, NaN], [-1.1, NaN], [-0.9, -0.8], [-1.6, -4.3], [-1.6, -5.2], [0.1, -4.0], [1.2, -1.9], [-0.2, -0.5], [-2.0, -0.9], [1.6, 0.6], [-1.7, -2.3], [3.9, 1.8], [-0.7, 3.1], [2.5, 4.0], [0.8, 6.5], [-0.2, 2.4], [-0.6, 2.5], [-0.6, -0.6], [-0.7, -2.1], [0.3, -1.6], [-0.3, -1.3], [-2.4, -3.1], [0.9, -1.5], [1.9, 0.1], [0.0, 0.4], [-0.3, 2.5], [-0.1, 1.5], [-1.1, -1.5], [0.5, -1.0], [-0.5, -1.2], [-0.8, -1.9], [-0.3, -1.1], [0.0, -1.6]], "hovertemplate": "<b>W.P. Labuan</b><br>Quarter: %{x|%Y Q%q}<br>Unemployment rate: %{y:.2f}%<br>QoQ change: %{customdata[0]:.2f} pp<br>YoY change: %{customdata[1]:.2f} pp<extra></extra>", "line": {"width": 3}, "marker": {"size": 6}, "mode": "lines+markers", "name": "W.P. Labuan", "type": "scatter", "visible": false, "x": ["2017-01-01T00:00:00", "2017-04-01T00:00:00", "2017-07-01T00:00:00", "2017-10-01T00:00:00", "2018-01-01T00:00:00", "2018-04-01T00:00:00", "2018-07-01T00:00:00", "2018-10-01T00:00:00", "2019-01-01T00:00:00", "2019-04-01T00:00:00", "2019-07-01T00:00:00", "2019-10-01T00:00:00", "2020-01-01T00:00:00", "2020-04-01T00:00:00", "2020-07-01T00:00:00", "2020-10-01T00:00:00", "2021-01-01T00:00:00", "2021-04-01T00:00:00", "2021-07-01T00:00:00", "2021-10-01T00:00:00", "2022-01-01T00:00:00", "2022-04-01T00:00:00", "2022-07-01T00:00:00", "2022-10-01T00:00:00", "2023-01-01T00:00:00", "2023-04-01T00:00:00", "2023-07-01T00:00:00", "2023-10-01T00:00:00", "2024-01-01T00:00:00", "2024-04-01T00:00:00", "2024-07-01T00:00:00", "2024-10-01T00:00:00", "2025-01-01T00:00:00", "2025-04-01T00:00:00", "2025-07-01T00:00:00"], "y": [7.5, 9.4, 8.7, 7.6, 6.7, 5.1, 3.5, 3.6, 4.8, 4.6, 2.6, 4.2, 2.5, 6.4, 5.7, 8.2, 9.0, 8.8, 8.2, 7.6, 6.9, 7.2, 6.9, 4.5, 5.4, 7.3, 7.3, 7.0, 6.9, 5.8, 6.3, 5.8, 5.0, 4.7, 4.7]}, {"customdata": [[NaN, NaN], [-0.5, NaN], [1.1, NaN], [0.0, NaN], [-0.8, -0.2], [0.5, 0.8], [-0.4, -0.7], [0.1, -0.6], [0.2, 0.4], [-0.6, -0.7], [0.2, -0.1], [-0.7, -0.9], [-0.2, -1.3], [1.9, 1.2], [-0.9, 0.1], [0.9, 1.7], [0.3, 2.2], [-0.7, -0.4], [-0.7, -0.2], [0.6, -0.5], [-0.6, -1.4], [-0.1, -0.8], [0.1, 0.0], [0.6, 0.0], [-0.8, -0.2], [-0.3, -0.4], [0.0, -0.5], [1.0, -0.1], [0.3, 1.0], [0.0, 1.3], [-0.3, 1.0], [0.3, 0.3], [0.0, 0.0], [-0.4, -0.4], [0.0, -0.1]], "hovertemplate": "<b>W.P. Putrajaya</b><br>Quarter: %{x|%Y Q%q}<br>Unemployment rate: %{y:.2f}%<br>QoQ change: %{customdata[0]:.2f} pp<br>YoY change: %{customdata[1]:.2f} pp<extra></extra>", "line": {"width": 3}, "marker": {"size": 6}, "mode": "lines+markers", "name": "W.P. Putrajaya", "type": "scatter", "visible": false, "x": ["2017-01-01T00:00:00", "2017-04-01T00:00:00", "2017-07-01T00:00:00", "2017-10-01T00:00:00", "2018-01-01T00:00:00", "2018-04-01T00:00:00", "2018-07-01T00:00:00", "2018-10-01T00:00:00", "2019-01-01T00:00:00", "2019-04-01T00:00:00", "2019-07-01T00:00:00", "2019-10-01T00:00:00", "2020-01-01T00:00:00", "2020-04-01T00:00:00", "2020-07-01T00:00:00", "2020-10-01T00:00:00", "2021-01-01T00:00:00", "2021-04-01T00:00:00", "2021-07-01T00:00:00", "2021-10-01T00:00:00", "2022-01-01T00:00:00", "2022-04-01T00:00:00", "2022-07-01T00:00:00", "2022-10-01T00:00:00", "2023-01-01T00:00:00", "2023-04-01T00:00:00", "2023-07-01T00:00:00", "2023-10-01T00:00:00", "2024-01-01T00:00:00", "2024-04-01T00:00:00", "2024-07-01T00:00:00", "2024-10-01T00:00:00", "2025-01-01T00:00:00", "2025-04-01T00:00:00", "2025-07-01T00:00:00"], "y": [1.3, 0.8, 1.9, 1.9, 1.1, 1.6, 1.2, 1.3, 1.5, 0.9, 1.1, 0.4, 0.2, 2.1, 1.2, 2.1, 2.4, 1.7, 1.0, 1.6, 1.0, 0.9, 1.0, 1.6, 0.8, 0.5, 0.5, 1.5, 1.8, 1.8, 1.5, 1.8, 1.8, 1.4, 1.4]}], "layout": {"height": 520, "hovermode": "x unified", "margin": {"b": 70, "l": 70, "r": 40, "t": 110}, "title": {"text": "Quarterly Unemployment Trend: Average Across States"}, "updatemenus": [{"buttons": [{"args": [{"visible": [true, false, false, false, false, false, false, false, false, false, false, false, false, false, false, false, false]}, {"title": "Quarterly Unemployment Trend: Average Across States"}], "label": "Average Across All States", "method": "update"}, {"args": [{"visible": [false, true, false, false, false, false, false, false, false, false, false, false, false, false, false, false, false]}, {"title": "Quarterly Unemployment Trend: Johor"}], "label": "Johor", "method": "update"}, {"args": [{"visible": [false, false, true, false, false, false, false, false, false, false, false, false, false, false, false, false, false]}, {"title": "Quarterly Unemployment Trend: Kedah"}], "label": "Kedah", "method": "update"}, {"args": [{"visible": [false, false, false, true, false, false, false, false, false, false, false, false, false, false, false, false, false]}, {"title": "Quarterly Unemployment Trend: Kelantan"}], "label": "Kelantan", "method": "update"}, {"args": [{"visible": [false, false, false, false, true, false, false, false, false, false, false, false, false, false, false, false, false]}, {"title": "Quarterly Unemployment Trend: Melaka"}], "label": "Melaka", "method": "update"}, {"args": [{"visible": [false, false, false, false, false, true, false, false, false, false, false, false, false, false, false, false, false]}, {"title": "Quarterly Unemployment Trend: Negeri Sembilan"}], "label": "Negeri Sembilan", "method": "update"}, {"args": [{"visible": [false, false, false, false, false, false, true, false, false, false, false, false, false, false, false, false, false]}, {"title": "Quarterly Unemployment Trend: Pahang"}], "label": "Pahang", "method": "update"}, {"args": [{"visible": [false, false, false, false, false, false, false, true, false, false, false, false, false, false, false, false, false]}, {"title": "Quarterly Unemployment Trend: Perak"}], "label": "Perak", "method": "update"}, {"args": [{"visible": [false, false, false, false, false, false, false, false, true, false, false, false, false, false, false, false, false]}, {"title": "Quarterly Unemployment Trend: Perlis"}], "label": "Perlis", "method": "update"}, {"args": [{"visible": [false, false, false, false, false, false, false, false, false, true, false, false, false, false, false, false, false]}, {"title": "Quarterly Unemployment Trend: Pulau Pinang"}], "label": "Pulau Pinang", "method": "update"}, {"args": [{"visible": [false, false, false, false, false, false, false, false, false, false, true, false, false, false, false, false, false]}, {"title": "Quarterly Unemployment Trend: Sabah"}], "label": "Sabah", "method": "update"}, {"args": [{"visible": [false, false, false, false, false, false, false, false, false, false, false, true, false, false, false, false, false]}, {"title": "Quarterly Unemployment Trend: Sarawak"}], "label": "Sarawak", "method": "update"}, {"args": [{"visible": [false, false, false, false, false, false, false, false, false, false, false, false, true, false, false, false, false]}, {"title": "Quarterly Unemployment Trend: Selangor"}], "label": "Selangor", "method": "update"}, {"args": [{"visible": [false, false, false, false, false, false, false, false, false, false, false, false, false, true, false, false, false]}, {"title": "Quarterly Unemployment Trend: Terengganu"}], "label": "Terengganu", "method": "update"}, {"args": [{"visible": [false, false, false, false, false, false, false, false, false, false, false, false, false, false, true, false, false]}, {"title": "Quarterly Unemployment Trend: W.P. Kuala Lumpur"}], "label": "W.P. Kuala Lumpur", "method": "update"}, {"args": [{"visible": [false, false, false, false, false, false, false, false, false, false, false, false, false, false, false, true, false]}, {"title": "Quarterly Unemployment Trend: W.P. Labuan"}], "label": "W.P. Labuan", "method": "update"}, {"args": [{"visible": [false, false, false, false, false, false, false, false, false, false, false, false, false, false, false, false, true]}, {"title": "Quarterly Unemployment Trend: W.P. Putrajaya"}], "label": "W.P. Putrajaya", "method": "update"}], "direction": "down", "showactive": true, "x": 0, "xanchor": "left", "y": 1.18, "yanchor": "top"}], "xaxis": {"title": {"text": "Quarter"}}, "yaxis": {"title": {"text": "Unemployment Rate (%)"}}}}
